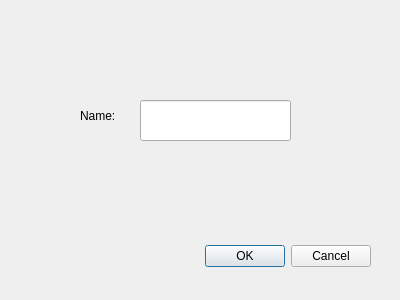
<?xml version="1.0" encoding="UTF-8"?>
<ui version="4.0">
 <class>DeckCreator</class>
 <widget class="QDialog" name="DeckCreator">
  <property name="geometry">
   <rect>
    <x>0</x>
    <y>0</y>
    <width>400</width>
    <height>300</height>
   </rect>
  </property>
  <property name="windowTitle">
   <string>Dialog</string>
  </property>
  <widget class="QDialogButtonBox" name="buttonBox">
   <property name="geometry">
    <rect>
     <x>30</x>
     <y>240</y>
     <width>341</width>
     <height>32</height>
    </rect>
   </property>
   <property name="orientation">
    <enum>Qt::Horizontal</enum>
   </property>
   <property name="standardButtons">
    <set>QDialogButtonBox::Cancel|QDialogButtonBox::Ok</set>
   </property>
  </widget>
  <widget class="QLineEdit" name="txt_name">
   <property name="geometry">
    <rect>
     <x>140</x>
     <y>100</y>
     <width>151</width>
     <height>41</height>
    </rect>
   </property>
  </widget>
  <widget class="QLabel" name="lbl_name">
   <property name="geometry">
    <rect>
     <x>80</x>
     <y>100</y>
     <width>41</width>
     <height>31</height>
    </rect>
   </property>
   <property name="text">
    <string>Name:</string>
   </property>
  </widget>
 </widget>
 <resources/>
 <connections>
  <connection>
   <sender>buttonBox</sender>
   <signal>accepted()</signal>
   <receiver>DeckCreator</receiver>
   <slot>accept()</slot>
   <hints>
    <hint type="sourcelabel">
     <x>248</x>
     <y>254</y>
    </hint>
    <hint type="destinationlabel">
     <x>157</x>
     <y>274</y>
    </hint>
   </hints>
  </connection>
  <connection>
   <sender>buttonBox</sender>
   <signal>rejected()</signal>
   <receiver>DeckCreator</receiver>
   <slot>reject()</slot>
   <hints>
    <hint type="sourcelabel">
     <x>316</x>
     <y>260</y>
    </hint>
    <hint type="destinationlabel">
     <x>286</x>
     <y>274</y>
    </hint>
   </hints>
  </connection>
 </connections>
</ui>
